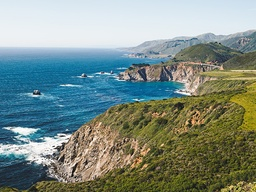
#> input picture test.jpg, 256 x 192 px, shrunk from 612 x 459 before the run
$ python k-means-compression.py
#> lines starting #> are read from the running program, lines starting #| are printed output that depends on the picture
from PIL import Image
import math
import numpy as np

class KMeansCompression:

    # Initialize the class with the image at the path and the number of clusters (k)
    def __init__(self, image_path, k):
#> called with image_path = 'test.jpg', k = 10
        self.img = Image.open(image_path)
#> self.img is the input picture: PIL image 256x192 RGB; mean R, G, B 126.2, 142.3, 134.4
        self.k = k
        self.prev_centroids = [(0, 0, 0) for _ in range(k)]
        self.centroids = self.assign_random_centroids()
        self.centroid_assignments = np.zeros((self.img.width, self.img.height))

    # Assign k random centroids from the pixels in the image
    def assign_random_centroids(self):
        centroids = []
        for _ in range(self.k):
            rand_coord = (np.random.randint(0, self.img.width), np.random.randint(0, self.img.height))
            centroids.append(self.img.getpixel(rand_coord))
#> after the loop, centroids = [(138, 154, 167), (34, 117, 159), (157, 144, 29), (232, 240, 243), (128, 142, 151), (20, 114, 152), (151, 144, 90), (111, 157, 190), (115, 147, 168), (177, 151, 126)]
#> in __init__, `self.centroids = self.assign_random_centroids()`: self.centroids has the same summary as centroids in assign_random_centroids

        return centroids

    # Assign each pixel in the image to the nearest centroid
    def assign_pixels_to_centroids(self):
        for i in range(self.img.width):
            for j in range(self.img.height):
                curr_pixel = self.img.getpixel((i, j))
                diffs = [self.compute_distance(curr_pixel, centroid) for centroid in self.centroids]
                self.centroid_assignments[i][j] = diffs.index(min(diffs))


    # Recompute the position of each centroid based on the mean of all pixels assigned to it
    def recompute_centroids(self):
        self.prev_centroids = self.centroids
        total = {centroid: np.array([0, 0, 0, 0]) for centroid in self.centroids}
        for i in range(self.img.width):
            for j in range(self.img.height):
                temp_centroid = self.centroids[int(self.centroid_assignments[i][j])]
                total[temp_centroid] += np.append(np.array(self.img.getpixel((i, j))), 1)

        for centroid in total:
            total[centroid] = total[centroid] / total[centroid][3]

        self.centroids = [(total[centroid][0], total[centroid][1], total[centroid][2]) for centroid in total]

    # Check if the algorithm has converged (i.e., if the centroids have stopped moving)
    def convergence_check(self):
        return all([all([abs(self.prev_centroids[i][j] - self.centroids[i][j]) < 20 for j in range(3)]) for i in range(len(self.centroids))])

    # Replace each pixel in the image with the color of its corresponding centroid
    def compress(self):
        for i in range(self.img.width):
            for j in range(self.img.height):
                centroid = self.centroids[int(self.centroid_assignments[i][j])]
                centroid = (int(centroid[0]), int(centroid[1]), int(centroid[2]))
                self.img.putpixel((i, j), centroid)
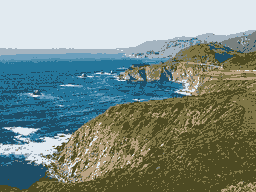
#> self.img: PIL image 256x192 RGB; mean R, G, B 125.6, 141.8, 134

    # Run the K-means algorithm until convergence
    def run(self):
        while not self.convergence_check():
            self.assign_pixels_to_centroids()
            self.recompute_centroids()
        self.compress()

    # Compute the Euclidean distance between a pixel and a centroid
    def compute_distance(self, pixel, centroid):
        return math.sqrt(sum([(pixel[i] - centroid[i]) ** 2 for i in range(len(pixel))]))


k_means = KMeansCompression("test.jpg", k=10)
k_means.run()
k_means.img.save("compressed_test.jpg")
